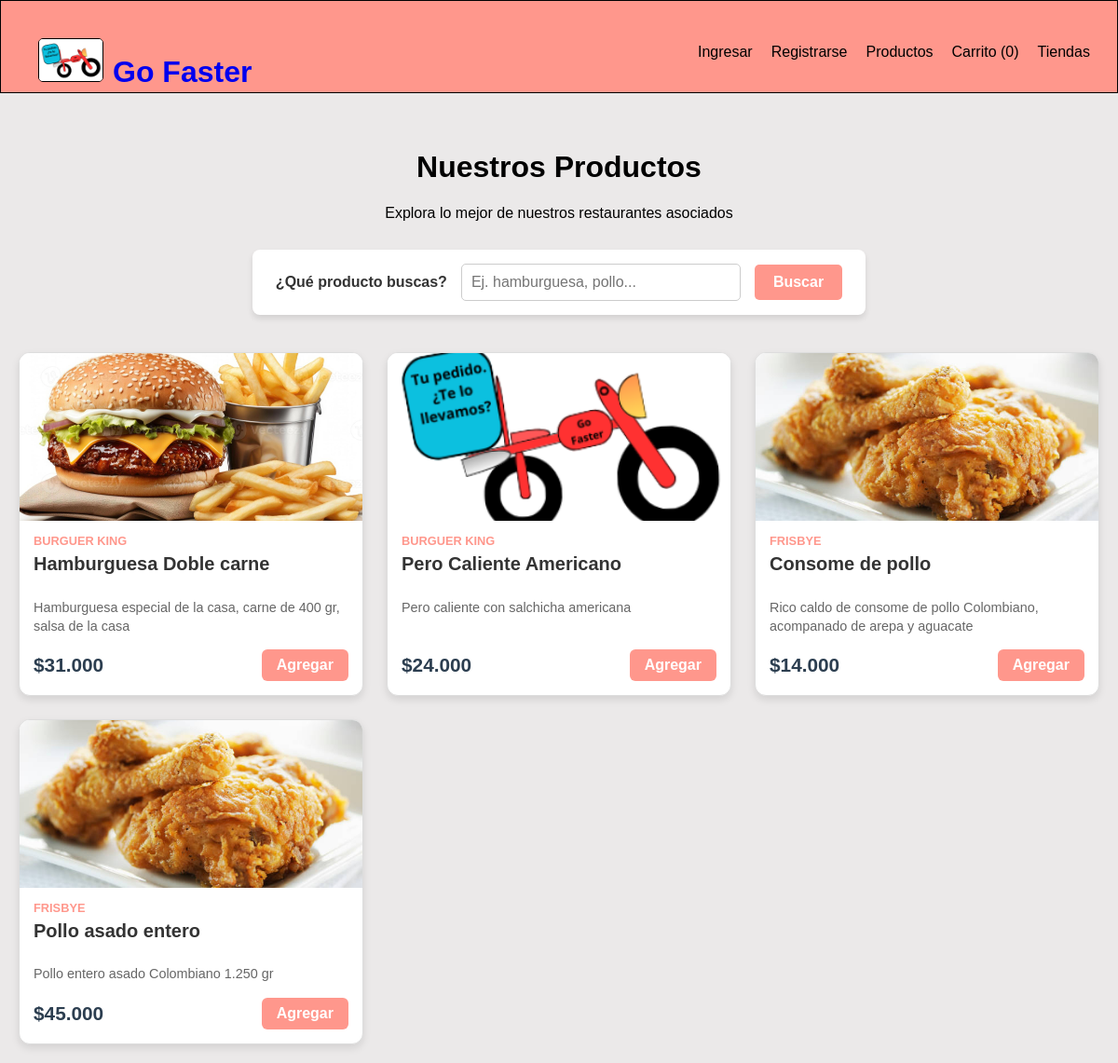
The page /productos.php on the database its author committed.
### tables this page shows
CREATE TABLE `producto` (
  `id_Producto` int(11) NOT NULL AUTO_INCREMENT,
  `Nombres_prod` varchar(100) NOT NULL,
  `Caracteristicas_prod` varchar(400) NOT NULL,
  `Precio_prod` int(20) NOT NULL,
  `id_restaurante` int(11) NOT NULL,
  `Imagen_prod` varchar(255) DEFAULT 'go_faster.png',
  PRIMARY KEY (`id_Producto`),
  KEY `id_restaurante` (`id_restaurante`),
  CONSTRAINT `producto_ibfk_1` FOREIGN KEY (`id_restaurante`) REFERENCES `restaurante` (`id_Restaurante`) ON DELETE CASCADE ON UPDATE CASCADE
);

CREATE TABLE `restaurante` (
  `id_Restaurante` int(11) NOT NULL AUTO_INCREMENT,
  `Nombres_rest` varchar(100) NOT NULL,
  `Apellidos_rest` varchar(100) NOT NULL,
  `Banco_rest` varchar(30) NOT NULL,
  `Email_rest` varchar(100) NOT NULL,
  `Telefono_rest` bigint(20) DEFAULT NULL,
  `Direccion_rest` varchar(100) NOT NULL,
  `Ciudad_rest` varchar(50) NOT NULL,
  `Password_rest` varchar(255) NOT NULL,
  `Fecha_Nacimiento_rest` date NOT NULL,
  PRIMARY KEY (`id_Restaurante`)
);

### productos.php (the view, shortened to what this page needs)
<?php
include 'db.php';
$consulta = "
    SELECT p.id_Producto, p.Nombres_prod, p.Caracteristicas_prod, p.Precio_prod, p.Imagen_prod, r.Nombres_rest
    FROM producto p
    JOIN restaurante r ON p.id_restaurante = r.id_Restaurante
    ORDER BY r.Nombres_rest, p.Nombres_prod
";
$resultado = mysqli_query($conexion, $consulta);
?>
<!DOCTYPE html>
<html lang="es">
<head>
    <link rel="stylesheet" href="style.css">
    <link rel="stylesheet" type="text/css" href="normalize.css">
</head>
<body>
    <menu>
        <div class="div_logo">
            <a href="inicio.php"><IMG SRC="imagenes/go_faster.png" class="logo_gofaster" alt="Logo página" ></a>
            <a href="inicio.php" class="nombrelogo"><h1 ><br>Go Faster<br></h1></a>
        </div>
        <nav>
            <ul>
                <?php if(isset($_SESSION['id_Usuario'])): ?>
                    <li><a href="cuenta_usuario.php">Mi Cuenta</a></li>
                    <li><a href="salir.php">Salir</a></li>
                <?php else: ?>
                    <li><a href="autenticar.php">Ingresar</a></li>
                    <li><a href="registro_usuario.php">Registrarse</a></li>
                <?php endif; ?>
                <li><a href="productos.php">Productos</a></li>
                <li><a href="carrito.php">Carrito (<?php echo isset($_SESSION['carrito']) ? count($_SESSION['carrito']) : 0; ?>)</a></li>
                <li><a href="#tiendas">Tiendas</a></li>
            </ul>
        </nav>
    </menu>
    <header class="header_productos">
        <h1>Nuestros Productos</h1>
        <p>Explora lo mejor de nuestros restaurantes asociados</p>
        <div class="busqueda" style="margin-top: 30px; display: flex; justify-content: center;">
            <form action="buscar.php" method="get" id="search-form" style="background: white; padding: 15px 25px; border-radius: 8px; box-shadow: 0 4px 6px rgba(0,0,0,0.1);">
                <fieldset style="border: none; margin: 0; padding: 0; display: flex; align-items: center; gap: 15px;">
                    <label for="search-input" style="font-weight: bold; color: #333;">¿Qué producto buscas?</label>
                    <input type="search" id="search-input" name="q" placeholder="Ej. hamburguesa, pollo..." required style="padding: 10px; border: 1px solid #ccc; border-radius: 5px; width: 300px; outline: none;">
                    <input type="submit" value="Buscar" style="background-color: #FF978C; color: white; border: none; padding: 10px 20px; border-radius: 5px; cursor: pointer; font-weight: bold; transition: background 0.3s;">
                </fieldset>
            </form>
        </div>
    </header>
    <main class="productos_grid">
        <?php while($fila = mysqli_fetch_assoc($resultado)): ?>
            <div class="producto_card">
                <div class="producto_img_container">
                    <?php
                        $img = !empty($fila['Imagen_prod']) ? $fila['Imagen_prod'] : 'go_faster.png';
                    ?>
                    <img src="imagenes/<?php echo htmlspecialchars($img); ?>" alt="<?php echo htmlspecialchars($fila['Nombres_prod']); ?>">
                </div>
                <div class="producto_info">
                    <span class="producto_rest"><?php echo htmlspecialchars($fila['Nombres_rest']); ?></span>
                    <h2 class="producto_nombre"><?php echo htmlspecialchars($fila['Nombres_prod']); ?></h2>
                    <p class="producto_desc"><?php echo htmlspecialchars($fila['Caracteristicas_prod']); ?></p>
                    <div class="producto_precio_row">
                        <span class="producto_precio">$<?php echo number_format($fila['Precio_prod'], 0, ',', '.'); ?></span>
                        <form action="agregar_carrito.php" method="POST" style="margin: 0;">
                            <button type="submit" class="btn_agregar">Agregar</button>
                        </form>
                    </div>
                </div>
            </div>
        <?php endwhile; ?>
    </main>
</body>
</html>

### style.css (style rules this page uses)
menu { position: fixed; top: 0; left: 0; width: 100%; height: 100px; z-index: 1000; display: block; overflow: visible; margin: 0px; border: 1px solid #000000; background-color: #FF978C; }
img { max-width: 100%; height: auto; }
.div_logo { display:inline-flex; cursor: pointer; }
.logo_gofaster { width: 70px; margin-top: 40PX; border: 1px solid #000000; border-radius: 5px; }
.nombrelogo { padding-left: 10px; padding-bottom: 30px; text-decoration: none; cursor: pointer; }
nav { display: flex; float: right; width: 500px; height: auto; min-width: 200px; min-height: 20px; padding-top: 20px; padding-right: 10px; cursor: pointer; }
nav ul { list-style: none; overflow: hidden; }
nav ul li { float:left; font-family: 'Gill Sans', 'Gill Sans MT', 'Calibri', 'Trebuchet MS', sans-serif, sans-serif; font-size: 16px; }
nav ul li a { display: block; padding: 10px; color: #000000; text-decoration: none; }
body { background-color: #EBE9E9; }
* { box-sizing: border-box; }
html { scroll-behavior: smooth; }
body { font-family:'Gill Sans', 'Gill Sans MT', 'calibri', 'Trebuchet MS', sans-serif, sans-serif; }
#search-form { display: flex; gap: 5px; border-radius: 4px; }
#search-input { padding: 8px; border: 1px solid #ccc; border-radius: 4px; font-size: 16px; }

### productos.php (style rules this page uses)
.productos_grid { display: grid; grid-template-columns: repeat(auto-fill, minmax(280px, 1fr)); gap: 25px; padding: 20px; max-width: 1200px; margin: auto; }
.producto_card { background: white; border-radius: 12px; box-shadow: 0 4px 8px rgba(0,0,0,0.1); overflow: hidden; transition: transform 0.3s ease, box-shadow 0.3s ease; display: flex; flex-direction: column; border: 1px solid #ddd; }
.producto_img_container { width: 100%; height: 180px; overflow: hidden; background-color: #f9f9f9; }
.producto_img_container img { width: 100%; height: 100%; object-fit: cover; }
.producto_info { padding: 15px; flex-grow: 1; display: flex; flex-direction: column; }
.producto_rest { font-size: 0.8em; color: #FF978C; text-transform: uppercase; font-weight: bold; margin-bottom: 5px; }
.producto_nombre { font-size: 1.25em; margin: 0 0 10px 0; color: #333; }
.producto_desc { font-size: 0.9em; color: #666; margin-bottom: 15px; line-height: 1.4; flex-grow: 1; }
.producto_precio_row { display: flex; justify-content: space-between; align-items: center; margin-top: auto; }
.producto_precio { font-size: 1.3em; font-weight: bold; color: #2c3e50; }
.btn_agregar { background-color: #FF978C; color: white; border: none; padding: 8px 16px; border-radius: 6px; cursor: pointer; font-weight: bold; transition: background 0.2s; }
.header_productos { text-align: center; padding: 40px 20px 20px; margin-top: 100px; }

### rows shown on the page
producto: Imagen_prod (picture), id_restaurante.Nombres_rest "BURGUER KING", Nombres_prod "Hamburguesa Doble carne", Caracteristicas_prod "Hamburguesa especial de la casa, carne de 400 gr, salsa de la casa", Precio_prod "31.000"
producto: Imagen_prod (picture), id_restaurante.Nombres_rest "BURGUER KING", Nombres_prod "Pero Caliente Americano", Caracteristicas_prod "Pero caliente con salchicha americana", Precio_prod "24.000"
producto: Imagen_prod (picture), id_restaurante.Nombres_rest "FRISBYE", Nombres_prod "Consome de pollo", Caracteristicas_prod "Rico caldo de consome de pollo Colombiano, acompanado de arepa y aguacate", Precio_prod "14.000"
producto: Imagen_prod (picture), id_restaurante.Nombres_rest "FRISBYE", Nombres_prod "Pollo asado entero", Caracteristicas_prod "Pollo entero asado Colombiano 1.250 gr", Precio_prod "45.000"
